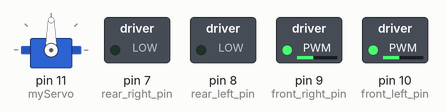
Bench run of a sketch on a simulated Arduino Uno, built with avr-gcc and run on an emulated ATmega328P. On the bench: servo, switched loads named in the sketch (green lamp = pin HIGH).

Above: at 0.55 s.
Timing chart, 0 to 3.5 s (numbered marks = the images above):
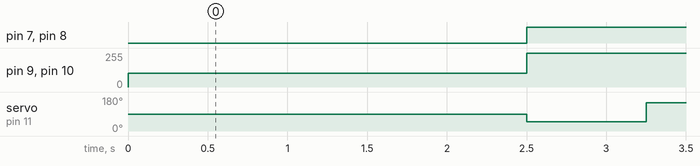

Measured:
- by itself, pin 7 (rear_right_pin), pin 8 (rear_left_pin): LOW → HIGH at 2.5 s
- by itself, pin 9 (front_right_pin), pin 10 (front_left_pin): 102/255 → 252/255 at 2.5 s
- by itself, servo on pin 11 (myServo): alternates 150° for 0.75 s and 50° for 0.75 s

The sketch:

Shooting_Mech.ino
```cpp
// For controling servo and friction wheels
// Servo range [0, 180]
#include <Servo.h>
Servo myServo;

int8_t front_left_pin = 10;
int8_t front_right_pin = 9;
int8_t rear_left_pin = 8;
int8_t rear_right_pin = 7;

// for initialize 1 at a time
int i = 0;

void setup() {
  myServo.attach(11);
  pinMode(front_left_pin, OUTPUT);
  pinMode(front_right_pin, OUTPUT);
  pinMode(rear_left_pin, OUTPUT);
  pinMode(rear_right_pin, OUTPUT);
  analogWrite(front_left_pin, 255 * 0.4);
  analogWrite(front_right_pin, 255 * 0.4);
  analogWrite(rear_left_pin, 255 * 0.4);
  analogWrite(rear_right_pin, 255 * 0.4);
  delay(500);
}

void loop() {
  // initializes friction wheels
  // one at a time
  // 40% duty cycle
  // equivalent to setting PWMx = 1000 in trapezoid board
  if(i == 0) {
    analogWrite(front_left_pin, 255 * 0.4);
    delay(500);
    i++;
  } else if(i == 1) {
    analogWrite(front_right_pin, 255 * 0.4);
    delay(500);
    i++;
  } else if(i == 2) {
    analogWrite(rear_left_pin, 255 * 0.4);
    delay(500);
    i++;
  } else if(i == 3) {
    analogWrite(rear_right_pin, 255 * 0.4);
    delay(500);
    i++;
  } else {
      // 90% duty cycle
      analogWrite(front_left_pin, 255 * 0.99);
      analogWrite(front_right_pin, 255 * 0.99);
      analogWrite(rear_left_pin, 255 * 0.99);
      analogWrite(rear_right_pin, 255 * 0.99);

      // spins servo
      myServo.write(50);
      delay(750);
      myServo.write(150);
      delay(750);
  }
}
```
